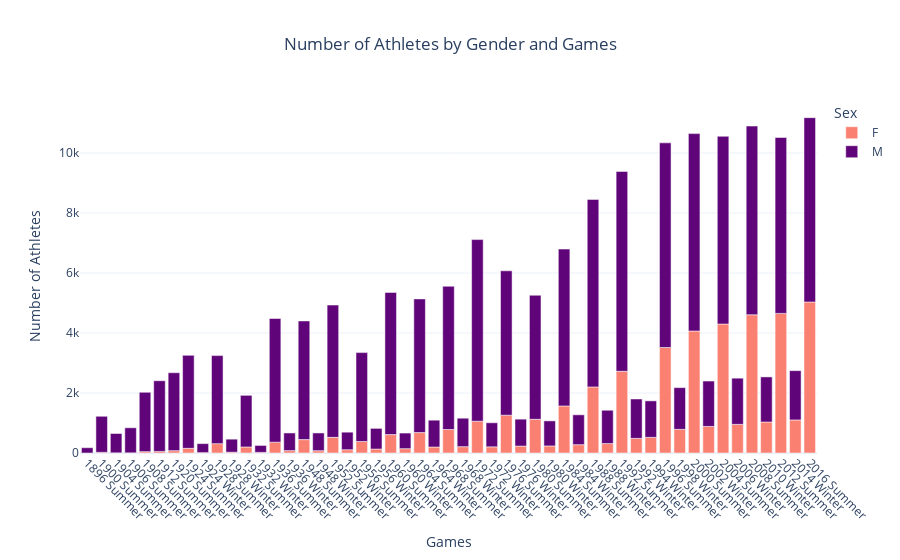

Notebook source saved alongside this figure:
### Code cell
fig = px.bar(athletes_per_game_gender
    ,
    x='Games',
    y='ID',
    title='Number of Athletes by Gender and Games',
    color='Sex', 
    color_discrete_sequence= [ 'salmon', '#600479']  
)

fig.update_layout(height = 500,
    xaxis_title='Games',
    yaxis_title='Number of Athletes',
    title_x=0.5, 
    xaxis_tickangle=45,
   
    template='plotly_white'  
)

fig.show()

### Figure 1 — Plotly figure (JSON) as saved in the notebook; plotly's stock layout.template omitted (floating-point values rounded to 4 significant figures)
{"data": [{"alignmentgroup": "True", "hovertemplate": "Sex=F<br>Games=%{x}<br>ID=%{y}<extra></extra>", "legendgroup": "F", "marker": {"color": "salmon", "pattern": {"shape": ""}}, "name": "F", "offsetgroup": "F", "orientation": "v", "showlegend": true, "textposition": "auto", "type": "bar", "x": ["1896 Summer", "1900 Summer", "1904 Summer", "1906 Summer", "1908 Summer", "1912 Summer", "1920 Summer", "1924 Summer", "1924 Winter", "1928 Summer", "1928 Winter", "1932 Summer", "1932 Winter", "1936 Summer", "1936 Winter", "1948 Summer", "1948 Winter", "1952 Summer", "1952 Winter", "1956 Summer", "1956 Winter", "1960 Summer", "1960 Winter", "1964 Summer", "1964 Winter", "1968 Summer", "1968 Winter", "1972 Summer", "1972 Winter", "1976 Summer", "1976 Winter", "1980 Summer", "1980 Winter", "1984 Summer", "1984 Winter", "1988 Summer", "1988 Winter", "1992 Summer", "1992 Winter", "1994 Winter", "1996 Summer", "1998 Winter", "2000 Summer", "2002 Winter", "2004 Summer", "2006 Winter", "2008 Summer", "2010 Winter", "2012 Summer", "2014 Winter", "2016 Summer"], "xaxis": "x", "y": [0, 23, 6, 6, 44, 53, 78, 156, 13, 312, 28, 201, 21, 361, 80, 446, 77, 521, 109, 384, 132, 613, 144, 680, 200, 783, 211, 1060, 206, 1260, 231, 1123, 235, 1569, 277, 2203, 315, 2723, 488, 522, 3517, 789, 4068, 886, 4300, 955, 4609, 1033, 4654, 1102, 5034], "yaxis": "y"}, {"alignmentgroup": "True", "hovertemplate": "Sex=M<br>Games=%{x}<br>ID=%{y}<extra></extra>", "legendgroup": "M", "marker": {"color": "#600479", "pattern": {"shape": ""}}, "name": "M", "offsetgroup": "M", "orientation": "v", "showlegend": true, "textposition": "auto", "type": "bar", "x": ["1896 Summer", "1900 Summer", "1904 Summer", "1906 Summer", "1908 Summer", "1912 Summer", "1920 Summer", "1924 Summer", "1924 Winter", "1928 Summer", "1928 Winter", "1932 Summer", "1932 Winter", "1936 Summer", "1936 Winter", "1948 Summer", "1948 Winter", "1952 Summer", "1952 Winter", "1956 Summer", "1956 Winter", "1960 Summer", "1960 Winter", "1964 Summer", "1964 Winter", "1968 Summer", "1968 Winter", "1972 Summer", "1972 Winter", "1976 Summer", "1976 Winter", "1980 Summer", "1980 Winter", "1984 Summer", "1984 Winter", "1988 Summer", "1988 Winter", "1992 Summer", "1992 Winter", "1994 Winter", "1996 Summer", "1998 Winter", "2000 Summer", "2002 Winter", "2004 Summer", "2006 Winter", "2008 Summer", "2010 Winter", "2012 Summer", "2014 Winter", "2016 Summer"], "xaxis": "x", "y": [176, 1201, 644, 835, 1980, 2356, 2598, 3100, 300, 2935, 433, 1721, 231, 4123, 588, 3956, 591, 4411, 585, 2963, 689, 4739, 521, 4457, 894, 4775, 949, 6054, 802, 4813, 897, 4136, 836, 5229, 996, 6251, 1110, 6663, 1313, 1216, 6822, 1390, 6579, 1513, 6257, 1539, 6290, 1503, 5863, 1643, 6145], "yaxis": "y"}], "layout": {"autosize": true, "barmode": "relative", "legend": {"title": {"text": "Sex"}, "tracegroupgap": 0}, "title": {"text": "Number of Athletes by Gender and Games", "x": 0.5}, "xaxis": {"anchor": "y", "autorange": true, "domain": [0, 1], "range": [-0.5, 50.5], "tickangle": 45, "title": {"text": "Games"}, "type": "category"}, "yaxis": {"anchor": "x", "autorange": true, "domain": [0, 1], "range": [0, 11770.0], "title": {"text": "Number of Athletes"}, "type": "linear"}}}
